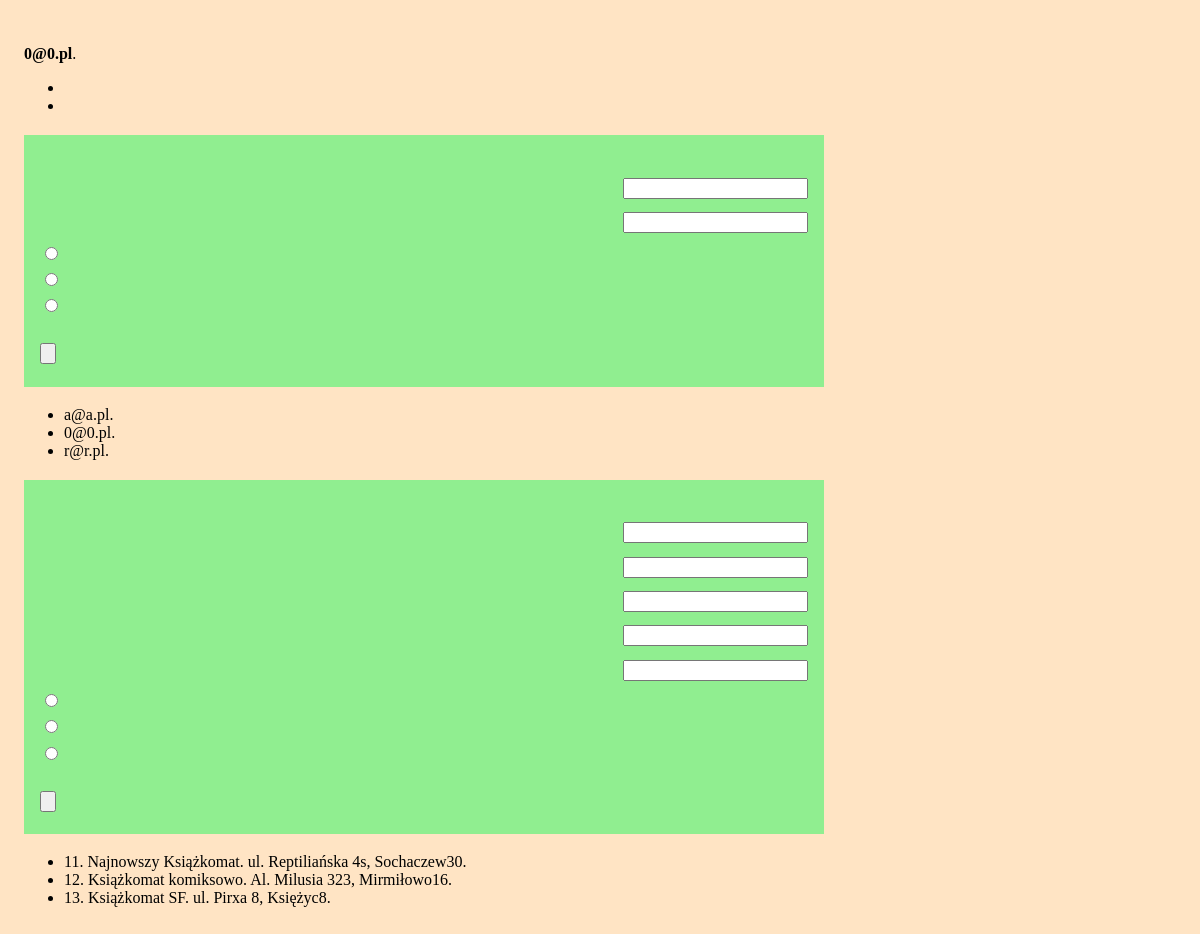
The app's page /admin.php (signed in), older data.
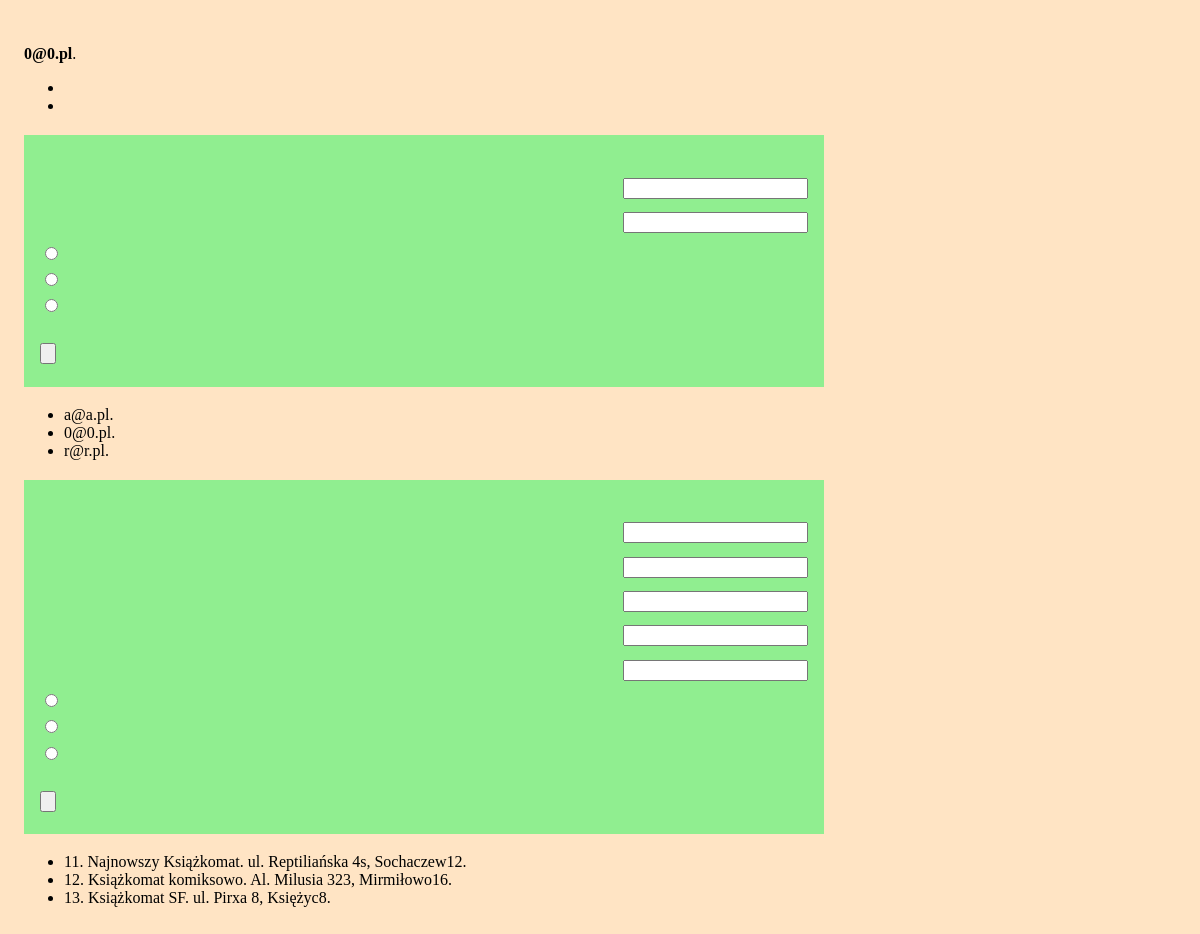
The same page, newer data.
### tables this page shows
CREATE TABLE "librarian" (
    "librarian_id" INTEGER PRIMARY KEY AUTOINCREMENT NOT NULL,
    "librarian_name" text,
    "librarian_pass" TEXT,
    "librarian_level" INTEGER
);

CREATE TABLE "unit" (
    "unit_id" INTEGER PRIMARY KEY AUTOINCREMENT NOT NULL,
    "unit_name" TEXT,
    "unit_address" TEXT,
    "number_columns" INTEGER,
    "number_box" INTEGER
);

### admin.php (the view, shortened to what this page needs)
<?php
require 'config.php';
$db = new MyDB($dbfile);
$stm = $db->query("SELECT unit_id, unit_name, unit_address, number_box FROM unit");
while ($row = $stm->fetchArray(1)) {
    $unit_id = $row['unit_id'];
    $unit_name = $row['unit_name'];
    $unit_address = $row['unit_address'];
    $unit_size = $row['number_box'];
    $unit = "<li>" . $info['id'] . $unit_id . ". " . $unit_name . ". " . $unit_address . $info['lockers'] . $unit_size . ".</li>";
    $all_units .= $unit;
}
$stm = $db->query("SELECT librarian_name FROM librarian");
while ($row = $stm->fetchArray(1)) {
    $librarian_name = $row['librarian_name'];
    $librarian = "<li>" . $librarian_name . ".</li>";
    $all_librarians .= $librarian;
}
echo $page_head . "\n\t\t<title>" . $info['admin_title']; ?></title>
</head>
<body>
    <?php
    if (isset($_SESSION["name"])) {
    ?>
        <header class="page-header">
            <?php echo $info['admin_login_info'] . " <b>" . $_SESSION['name']; ?></b>.<br>
        </header>
        <nav>
            <ul>
                <li><?php echo $info['admin_logout']; ?></li>
                <li><?php echo $info['machine_page']; ?></li>
            </ul>
        </nav>
        <main role="main">
            <section>
                <div class="edycja">
                    <form name="admin_librarians" method="post" action="" class="">
                        <div class="flekser">
                            <label for="librarian_login"><?php echo $info['login_name']; ?></label> <input type="text" class="" id="id-librarian_login" name="librarian_login">
                        </div>
                        <div class="flekser">
                            <label for="librarian_pass"><?php echo $info['login_pass']; ?></label> <input type="password" class="" id="id-librarian_pass" name="librarian_pass">
                        </div>
                        <div>
                            <div>
                                <input type="radio" id="librarian_add" name="librarian" value="0"> <label for="librarian_add"><?php echo $info['add'] . " " . $info['account']; ?></label>
                            </div>
                            <div>
                                <input type="radio" id="librarian_remove" name="librarian" value="1"> <label for="librarian_remove"><?php echo $info['remove'] . " " . $info['account']; ?></label>
                            </div>
                            <div>
                                <input type="radio" id="librarian_update" name="librarian" value="2"> <label for="librarian_update"><?php echo $info['update'] . " " . $info['password']; ?></label>
                            </div>
                        </div><br>
                        <input type="submit" name="librarian_submit" value="<?php echo $info['send_button']; ?>">
                    </form>
                </div>
                <ul>
                    <?php echo $all_librarians; ?>
                </ul>
            </section>
            <section>
                <div class="edycja">
                    <form name="admin_machines" method="post" action="" class="">
                        <div class="flekser">
                            <input type="tekst" class="" id="id-machine_id" name="machine_id">
                        </div>
                        <div class="flekser">
                            <input type="tekst" class="" id="id-machine_name" name="machine_name">
                        </div>
                        <div class="flekser">
                            <input type="text" class="" id="id-machine_address" name="machine_address">
                        </div>
                        <div class="flekser">
                            <input type="number" class="" id="id-machine_size" name="machine_size">
                        </div>
                        <div class="flekser">
                            <input type="number" class="" id="id-machine_column" name="machine_column">
                        </div>
                        <div>
                            <div>
                                <input type="radio" id="machine_add" name="machine" value="0">
                            </div>
                            <div>
                                <input type="radio" id="machine_remove" name="machine" value="1">
                            </div>
                            <div>
                                <input type="radio" id="machine_update" name="machine" value="2">
                            </div>
                        </div><br>
                        <input type="submit" name="machine_submit" value="<?php echo $info['send_button']; ?>">
                    </form>
                </div>
                <ul>
                    <?php echo $all_units; ?>
                </ul>
            </section>
        </main>
    <?php
    } else {
        echo '<header class="page-header">
        <h1>' . $info['admin_message'] . '</h1>
        <h2><a href="login.php">' . $info["login_first"] . '</a></h2>
    </header>';
    }
    ?>
</body>
</html>

### config.php (shortened to what this page needs)
<?php
$all_units = "";
$all_librarians = "";
$page_head = "<!DOCTYPE html>
<html lang=\"pl-PL\">
    <head>
        <meta charset=\"UTF-8\" />
        <link rel=\"stylesheet\" type=\"text/css\" href=\"../style.css\" />
        <meta name=\"viewport\" content=\"width=device-width, initial-scale=1\">
        <link rel=\"icon\" type=\"image/svg+xml\" href=\"../librarycabinet.svg\">
        <link rel=\"mask-icon\" href=\"../librarycabinet.svg\" color=\"#66cd00\">";

### style.css (style rules this page uses)
.flekser { display: flex; flex-direction: row; justify-content: space-between; align-items: center; }
.edycja { background: lightgreen; color: black; padding: 1em; margin-bottom: 1em; }
input { cursor: pointer; margin-top: .5em; margin-bottom: .5em; }
body { padding: 1em; background-color: bisque; max-width: 800px; }

Row changes from the older to the newer data that the page shows:
changed unit "Najnowszy Książkomat": number_box "30" → "12"
